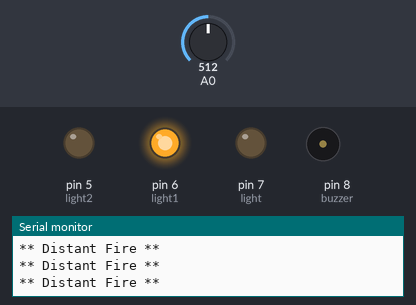
A sketch run on a simulated Arduino Uno, built with avr-gcc and run on an emulated ATmega328P. Shown: output pins drawn as LEDs (lit = HIGH), buzzer (waves = sounding), the last lines printed to the serial monitor. Inputs (shaded band) come from the test bench; at power-on: A0 = 512.

Above: at 1.2 s.
1.3 s: A0 set to 351
4.3 s: A0 set to 324
At 4.8 s:
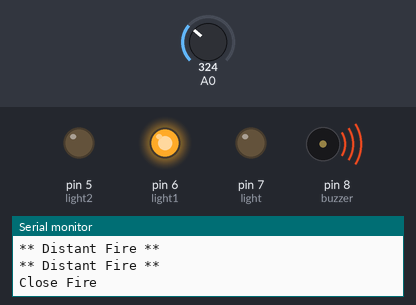
7.3 s: A0 set to 716
At 8.3 s:
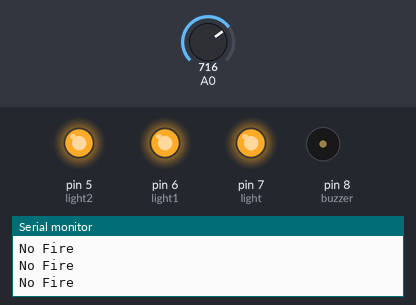
8.8 s: A0 set to 306
At 9.6 s:
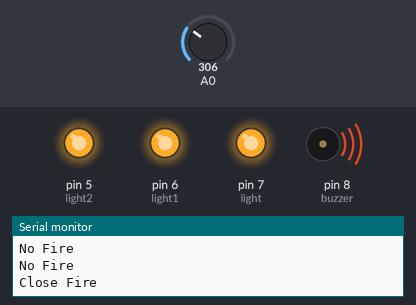
11.8 s: A0 set to 900
At 12.5 s:
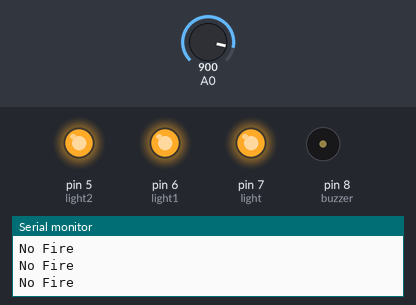
13.3 s: A0 set to 122
At 13.6 s:
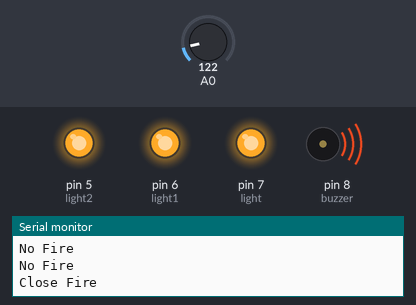
Timing chart, 0 to 16.3 s (numbered marks = the images above; inputs shaded):
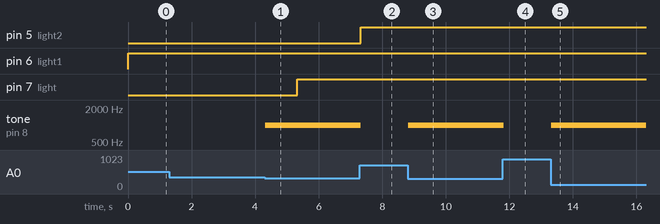

The sketch:

FIRE.ino
```cpp
#include <Wire.h>
#include <LiquidCrystal_I2C.h>
// lowest and highest sensor readings:
const int sensorMin = 0;
// sensor minimum
const int sensorMax = 1024; // sensor maximum
const int buzzer = 8;
const int light = 7;
const int light1 = 6;
const int light2 = 5;
//LiquidCrystal_I2C lcd(0x27, 2, 1, 0, 4, 5, 6, 7, 3, POSITIVE);
void setup() {
// lcd.begin(16,2);
// lcd.backlight();
Serial.begin(9600);
pinMode(buzzer, OUTPUT);
pinMode(light, OUTPUT);
pinMode(light1, OUTPUT);
pinMode(light2, OUTPUT);
Serial.println("FIRE"); // print some text in Serial Monitor
Serial.println("Fire Detection Program");
Serial.println(F("Fire detection test!"));
// lcd.clear();
// lcd.setCursor(0,0);
// lcd.print("Starting the");
// lcd.setCursor(0,1);
// lcd.print("Fire Sensor");
}
void loop() {
// read the sensor on analog A0:
int sensorReading = analogRead(A0);
// map the sensor range (four options):
// ex: 'long int map(long int, long int, long int, long int, long int)'
int range = map(sensorReading, sensorMin, sensorMax, 0, 3);
// range value:
switch (range) {
case 0: // A fire closer than 1.5 feet away.
Serial.println("Close Fire");
//lcd.clear();
//lcd.setCursor(0,0);
//lcd.print("***CLOSE***");
//lcd.setCursor(0,1);
//lcd.print("****FIRE****");
tone(buzzer, 1000); // Send 1KHz sound signal...
delay(1000);
digitalWrite(light, HIGH);
tone(buzzer, 500);
noTone(buzzer);
// Stop sound...
break;
case 1:
// A fire between 1-3 feet away.
Serial.println("** Distant Fire **");
//lcd.clear();
//lcd.setCursor(0,0);
//lcd.print("***DISTANT***");
//lcd.setCursor(0,1);
//lcd.print("****FIRE****");
digitalWrite(light1, HIGH);
break;
case 2:
// No fire detected.
Serial.println("No Fire");
//lcd.clear();
//lcd.setCursor(0,0);
//lcd.print("***NO***");
//lcd.setCursor(0,1);
//lcd.print("****FIRE****");
digitalWrite(light2, HIGH);
break;
delay(500); // delay between reads
digitalWrite(light, LOW);
digitalWrite(light1, LOW);
digitalWrite(light2, LOW);
}
}
```

Measured:
- the behaviour switches between 342 and 341 on A0 (found by bisection; images 0 and 1)
- after the input at 4.3 s, pin 7 (light): LOW → HIGH after 1.0 s; tone on pin 8 (buzzer): silent → 1000 Hz at once
- after the input at 7.3 s, pin 5 (light2): LOW → HIGH at once; tone on pin 8 (buzzer): 1000 Hz → silent at once
- after the input at 8.8 s, tone on pin 8 (buzzer): silent → 1000 Hz at once
- after the input at 11.8 s, tone on pin 8 (buzzer): 1000 Hz → silent at once
- after the input at 13.3 s, tone on pin 8 (buzzer): silent → 1000 Hz at once
